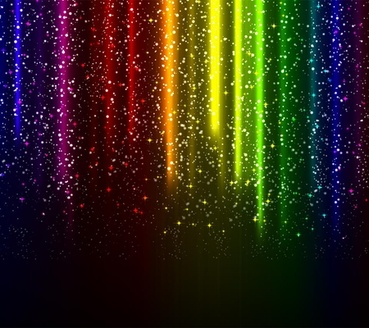
#> input picture ImageProcessing/image/colour_image.jpg, 369 x 328 px, shrunk from 450 x 400 before the run
$ jupyter execute --allow-errors Assignment_5.1.ipynb
#> lines starting #> are read from the running program, lines starting #| are printed output that depends on the picture; after the words box and inside, x2 and y2 are one past the last pixel; in counts of white or black regions, pixels touching at a corner belong together
#> further down, image is the input picture: shape (328, 369, 3); mean B, G, R 24.2, 39.5, 49.4
[cell 1]
## task1

import cv2
import numpy as np

def highlight_color_range(image, lower_bound, upper_bound):
    grayscale_image = cv2.cvtColor(image, cv2.COLOR_BGR2GRAY)
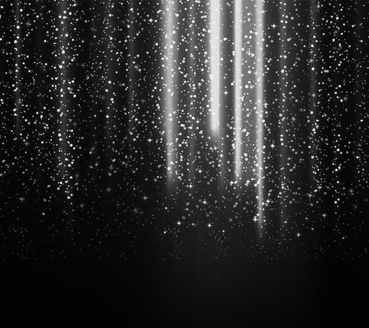
#> grayscale_image: shape (328, 369); min 0, max 250, mean 40.7
    mask = cv2.inRange(image, np.array(lower_bound), np.array(upper_bound))
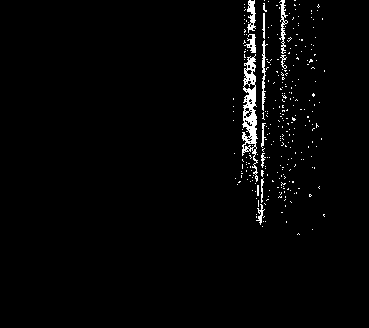
#> mask: shape (328, 369); 2% white in thin lines or dots, all inside (x1, y1, x2, y2) = (233, 0, 325, 235)
    highlighted = cv2.bitwise_and(grayscale_image, grayscale_image, mask=mask)
    return highlighted

image = cv2.imread('./image/colour_image.jpg')
lower_bound = [0, 120, 0]
upper_bound = [255, 240, 100]
result_image = highlight_color_range(image, lower_bound, upper_bound)
cv2.imwrite('output_image.jpg', result_image)
cv2.imshow('Highlighted Grayscale Image', result_image)
cv2.waitKey(0)
cv2.destroyAllWindows()

[cell 2]
def show(img, title="image"):
    cv2.imshow(title, img)
    cv2.waitKey(0)
    cv2.destroyAllWindows()

[cell 3]
## task 2

import os
import cv2

in_directory = "image"
out_directory = "red_images"

#> (the rest of this cell did not finish here and is left out)

[cell 4]
## task3

import cv2
import matplotlib.pyplot as plt
import numpy as np

img = cv2.imread('./image/crack.jpeg', cv2.IMREAD_COLOR)
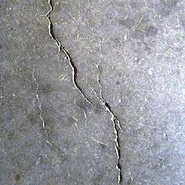
#> input picture ImageProcessing/image/crack.jpeg, 185 x 185 px, shrunk from 225 x 225 before the run
#> img is the input picture: shape (185, 185, 3); mean B, G, R 155.7, 150.7, 149.8

ret, binary_image = cv2.threshold(img, 100, 255, cv2.THRESH_BINARY)

bwimg = cv2.cvtColor(binary_image, cv2.COLOR_BGR2GRAY)
cv2.imshow("img", bwimg)
cv2.waitKey(0)
cv2.destroyAllWindows()

[cell 5]
adaptive_gaussian_thresh = cv2.adaptiveThreshold(bwimg, 255,
                                                 cv2.ADAPTIVE_THRESH_GAUSSIAN_C,
                                                 cv2.THRESH_BINARY, 3, 2)
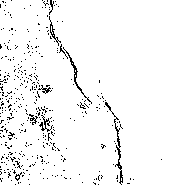
#> adaptive_gaussian_thresh: shape (185, 185); 95.9% white; black in thin lines or dots, all inside (x1, y1, x2, y2) = (0, 0, 162, 185)

show(adaptive_gaussian_thresh, "adapt")

[cell 6]
kernel = np.ones((2, 2), np.uint8)

opened_img = cv2.morphologyEx(adaptive_gaussian_thresh,  cv2.MORPH_OPEN, kernel)
#> opened_img: shape (185, 185); 94.9% white; black in thin lines or dots, all inside (x1, y1, x2, y2) = (0, 0, 163, 185)
show(opened_img, "open")
closed_img = cv2.morphologyEx(opened_img,  cv2.MORPH_CLOSE, kernel)
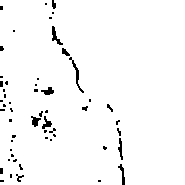
#> closed_img: shape (185, 185); 97.2% white; 54 black regions (42 under 20 px)
show(closed_img, "closed")

[cell 7]
contours, _ = cv2.findContours(opened_img, cv2.RETR_EXTERNAL, cv2.CHAIN_APPROX_SIMPLE)
#> contours = 3 contours, 2 with area under 20; largest, box (x1, y1, x2, y2) and area: (0, 0, 185, 185) 33300

max_area = 0
major_crack_contour = None

for contour in contours:
    area = cv2.contourArea(contour)
    if area > max_area:
        max_area = area
        major_crack_contour = contour
#> this loop made 3 passes
#> (area, max_area) on pass 3: (33300, 33300)
#> after the loop, major_crack_contour = contour of 287 points, box (x1, y1, x2, y2) (0, 0, 185, 185), area 33300; max_area = 33300

# Draw the major crack on a blank image
major_crack_image = np.zeros_like(closed_img)
cv2.drawContours(major_crack_image, [major_crack_contour], -1, (255, 255, 255), thickness=cv2.FILLED)
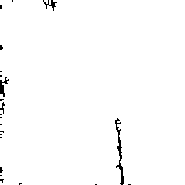
#> major_crack_image: shape (185, 185); 98.8% white; black in thin lines or dots, all inside (x1, y1, x2, y2) = (0, 0, 131, 185)

# Step 7: Calculate the area of the major crack in square microns
# Area in pixels * area per pixel (100 x 100 microns = 10,000 square microns)
area_in_pixels = cv2.contourArea(major_crack_contour)
#> area_in_pixels = 33300
area_in_square_microns = area_in_pixels * 100 * 100  # Each pixel represents 10,000 square microns
#> area_in_square_microns = 333000000

# Display the area of the major crack
print(f"Area of the major crack: {area_in_square_microns} square microns")
#| Area of the major crack: 333000000.0 square microns

# Step 8: Show the result images
cv2.imshow("Original Image", img)
cv2.imshow("Threshold Image", adaptive_gaussian_thresh)
cv2.imshow("opened Image", opened_img)
cv2.imshow("Major Crack Isolated", major_crack_image)

cv2.waitKey(0)
cv2.destroyAllWindows()

[cell 8]
#task4

img = cv2.imread("./image/dim.jpeg", cv2.IMREAD_COLOR)
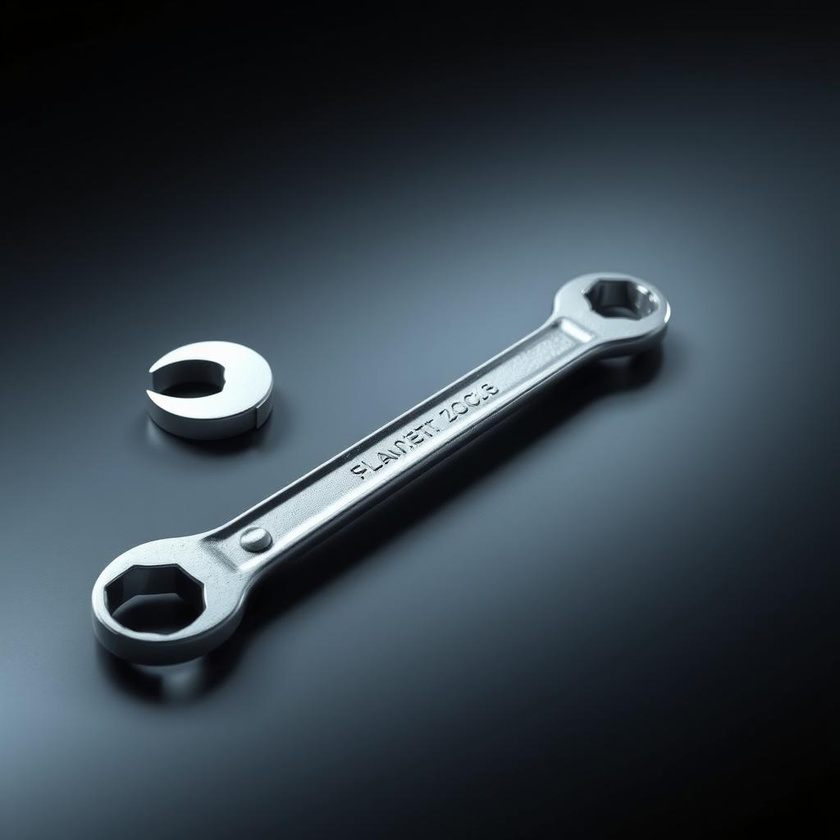
#> input picture ImageProcessing/image/dim.jpeg, 840 x 840 px, shrunk from 1024 x 1024 before the run
#> img is the input picture: shape (840, 840, 3); mean B, G, R 71.9, 63.2, 52.1
bw_img = cv2.cvtColor(img, cv2.COLOR_BGR2GRAY)
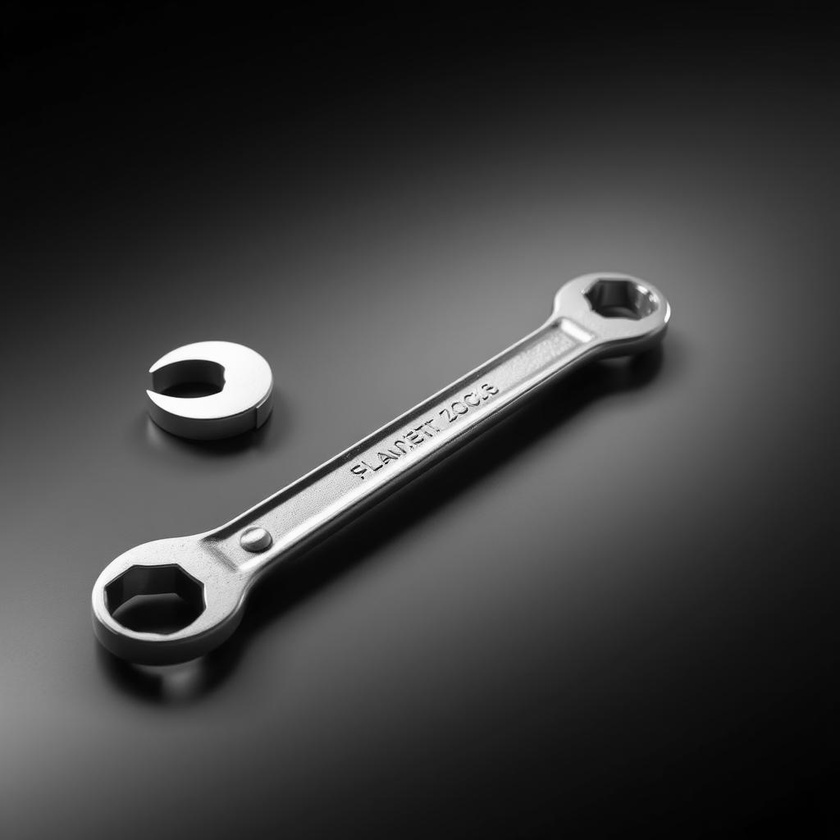
#> bw_img: shape (840, 840); min 0, max 255, mean 60.9

show(img)

[cell 9]
thresh_img = cv2.adaptiveThreshold(bw_img, 255, cv2.ADAPTIVE_THRESH_GAUSSIAN_C,
                                                 cv2.THRESH_BINARY, 3, 2)
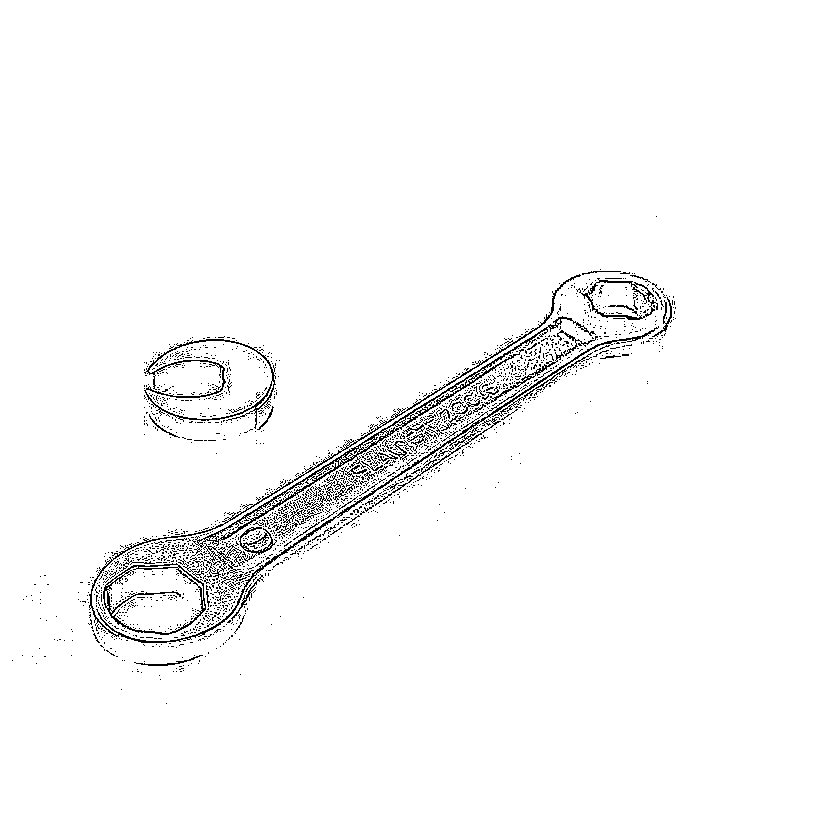
#> thresh_img: shape (840, 840); 97.4% white; black in thin lines or dots, all inside (x1, y1, x2, y2) = (12, 216, 676, 704)

[cell 10]
show(thresh_img)

[cell 11]
blurred_image = cv2.GaussianBlur(thresh_img, (5, 5), 0)
show(blurred_image, "blur")

[cell 12]
kernel = np.ones((10, 10), np.uint8)

open_img = cv2.morphologyEx(blurred_image, cv2.MORPH_OPEN, kernel)
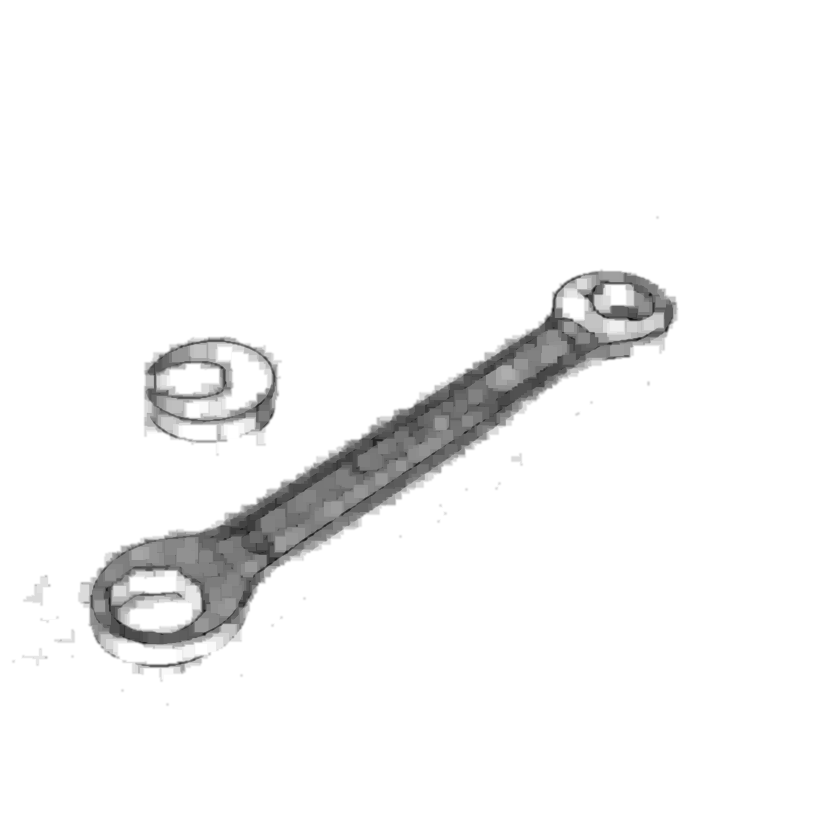
#> open_img: shape (840, 840); min 16, max 255, mean 245
